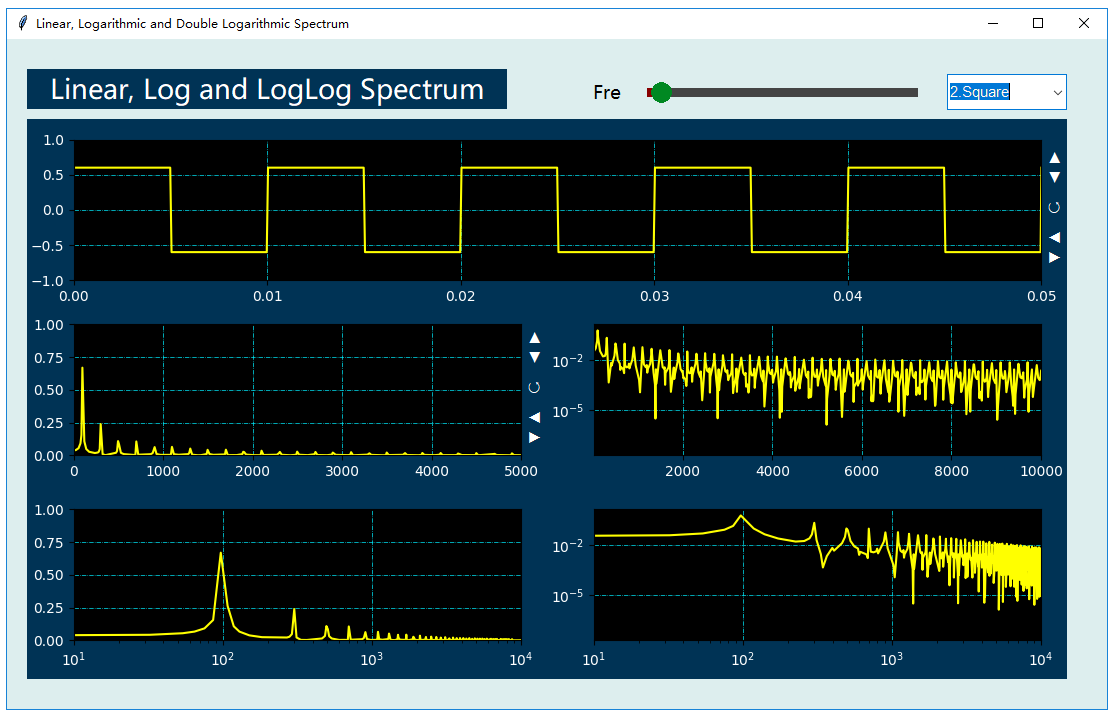

Write Python code to recreate this figure.
#===This Frame is generated by DRPython ===============================
import sys
import os
import drvi.drviAppendPath as mPath
mPath.appendPythonPath()
#=================================================

import tkinter as tk
import tkinter.messagebox as msgbox
from tkinter import filedialog
import numpy as np
from scipy.fftpack import fft,ifft
import matplotlib.pyplot as plt
import numpy as np
import drvi.drviDSP as dsp
import drvi.drviControlls as dr

#=========================================

def setValue2D(t,x):
 Fs=1/(t[1]-t[0]);
 N=len(x)
 mPlotWave.setValue2D(t,x)
 [mFre,mAmp]=dsp.AmpSpetrum(N,Fs,x)
 mPlotAmp.setValue2D(mFre,mAmp)
 mPlotSemiX.setValue2D(mFre,mAmp)
 mPlotSemiY.setValue2D(mFre,mAmp)
 mPlotLoglog.setValue2D(mFre,mAmp)
 
#==Main Window=====================
win= tk.Tk()
sWOld=1920
sHOld=1080
sWidth=win.winfo_screenwidth()
sHeight=win.winfo_screenheight()
wRate=sWidth/sWOld
hRate=sHeight/sHOld
winWidth=int(1100*wRate)
winHeight=int(670*hRate)
x=(sWidth-winWidth)/2;
y=(win.winfo_screenheight()-winHeight)/2
win.geometry("%dx%d+%d+%d" %(winWidth,winHeight,x,y))
win.config(bg="#ddeeee")
win.wm_title('Linear, Logarithmic and Double Logarithmic Spectrum')


#==Layout of controls=====================
dr.DRLabelX(win,570*wRate,35*hRate,60*wRate,36*hRate,'#ddeeee','#000000','Fre',14)
mLab1=dr.DRLabelX(win,20*wRate,30*hRate,480*wRate,40*hRate,'#003355','#ffffff','Linear, Log and LogLog Spectrum',20)
mPlotWave=dr.DRPlotX(win,20*wRate,80*hRate,1040*wRate,200*hRate,'','#003355','#000000','#ffffff','#00eeff','#ffff00',0,0.05,-1,1,0,0)
mPlotAmp=dr.DRPlotX(win,20*wRate,265*hRate,520*wRate,190*hRate,'','#003355','#000000','#ffffff','#00eeff','#ffff00',0,5000,0,1,0,0)
mPlotSemiX=dr.DRSemilogXX(win,20*wRate,450*hRate,520*wRate,190*hRate,'','#003355','#000000','#ffffff','#00eeff','#ffff00',10,10000,0,1,0,0)
mPlotSemiY=dr.DRSemilogYX(win,540*wRate,265*hRate,520*wRate,190*hRate,'','#003355','#000000','#ffffff','#00eeff','#ffff00',10,10000,0,0,0,0)
mPlotLoglog=dr.DRLoglogX(win,540*wRate,450*hRate,520*wRate,190*hRate,'','#003355','#000000','#ffffff','#00eeff','#ffff00',10,10000,0,0,0,0)
mVButType=dr.DRComboBox(win,940*wRate,35*hRate,120*wRate,36*hRate,'1.Sine,2.Square,3.Trangle,4.Noise',0,4)
mKnobFre=dr.DRHSlider(win,630*wRate,35*hRate,300*wRate,36*hRate,'#444444','#880000','#008822',8,20,1,1000,50)

mType=0; Fs=44100; N=4096; A=0.6; Fre=100; Pha=0
mSignal=dsp.DRGenerator(mType,Fs,N,A,Fre,Pha)

#==DataStream Binding=====================
mSignal.addCallBackValue2D(setValue2D)
mVButType.addCallBackSingle(mSignal.setSignalType)
mKnobFre.addCallBackSingle(mSignal.setSignalFre)

 
    
#==Main Loop=====================
win.mainloop()

#==End of APPp=====================
